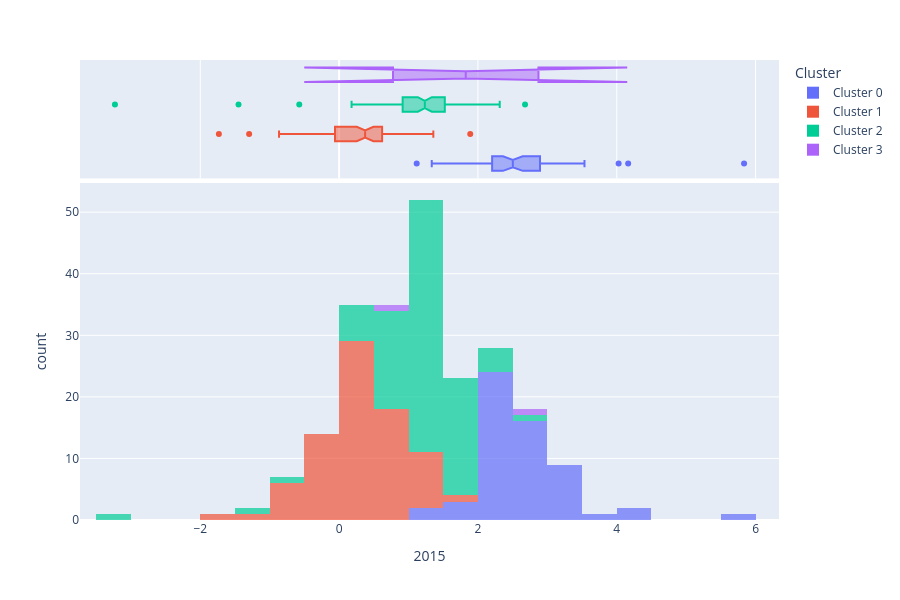

Notebook cell for this chart:
### Code cell
# --- VISUALIZAÇÃO ALTERNATIVA ---
# Para ver a distribuição de uma variável REAL (ex: ano 2015) entre os clusters:
plot_model(kmeans, plot = 'distribution', feature = '2015')

### Figure 1 — Plotly figure (JSON) as saved in the notebook; plotly's stock layout.template omitted (floating-point values rounded to 4 significant figures; data arrays with more than 128 entries replaced by an {"elided": "..."} marker saying what was removed)
{"data": [{"alignmentgroup": "True", "bingroup": "x", "hovertemplate": "Cluster=Cluster 0<br>2015=%{x}<br>count=%{y}<extra></extra>", "legendgroup": "Cluster 0", "marker": {"color": "#636efa", "opacity": 0.7, "pattern": {"shape": ""}}, "name": "Cluster 0", "offsetgroup": "Cluster 0", "orientation": "v", "showlegend": true, "type": "histogram", "x": [2.731, 2.364, 2.404, 3.142, 2.125, 2.962, 2.803, 1.976, 1.76, 2.402, 3.201, 2.477, 3.072, 2.075, 2.3, 2.437, 2.389, 2.53, 2.895, 2.015, 2.763, 2.628, 2.337, 3.227, 2.03, 1.335, 4.027, 3.065, 2.024, 3.535, 2.447, 2.095, 2.205, 3.13, 3.253, 2.529, 2.777, 2.611, 2.223, 2.62, 2.303, 1.782, 2.372, 2.133, 2.155, 2.204, 3.209, 1.118, 2.76, 2.677, 2.627, 3.067, 5.834, 2.477, 2.73, 2.428, 2.731, null, 4.164], "xaxis": "x", "yaxis": "y"}, {"alignmentgroup": "True", "customdata": {"elided": "59x55 mixed values"}, "hovertemplate": "Cluster=%{customdata[54]}<br>2015=%{x}<br>1961=%{customdata[0]}<br>1962=%{customdata[1]}<br>1963=%{customdata[2]}<br>1964=%{customdata[3]}<br>1965=%{customdata[4]}<br>1966=%{customdata[5]}<br>1967=%{customdata[6]}<br>1968=%{customdata[7]}<br>1969=%{customdata[8]}<br>1970=%{customdata[9]}<br>1971=%{customdata[10]}<br>1972=%{customdata[11]}<br>1973=%{customdata[12]}<br>1974=%{customdata[13]}<br>1975=%{customdata[14]}<br>1976=%{customdata[15]}<br>1977=%{customdata[16]}<br>1978=%{customdata[17]}<br>1979=%{customdata[18]}<br>1980=%{customdata[19]}<br>1981=%{customdata[20]}<br>1982=%{customdata[21]}<br>1983=%{customdata[22]}<br>1984=%{customdata[23]}<br>1985=%{customdata[24]}<br>1986=%{customdata[25]}<br>1987=%{customdata[26]}<br>1988=%{customdata[27]}<br>1989=%{customdata[28]}<br>1990=%{customdata[29]}<br>1991=%{customdata[30]}<br>1992=%{customdata[31]}<br>1993=%{customdata[32]}<br>1994=%{customdata[33]}<br>1995=%{customdata[34]}<br>1996=%{customdata[35]}<br>1997=%{customdata[36]}<br>1998=%{customdata[37]}<br>1999=%{customdata[38]}<br>2000=%{customdata[39]}<br>2001=%{customdata[40]}<br>2002=%{customdata[41]}<br>2003=%{customdata[42]}<br>2004=%{customdata[43]}<br>2005=%{customdata[44]}<br>2006=%{customdata[45]}<br>2007=%{customdata[46]}<br>2008=%{customdata[47]}<br>2009=%{customdata[48]}<br>2010=%{customdata[49]}<br>2011=%{customdata[50]}<br>2012=%{customdata[51]}<br>2013=%{customdata[52]}<br>2014=%{customdata[53]}<extra></extra>", "legendgroup": "Cluster 0", "marker": {"color": "#636efa"}, "name": "Cluster 0", "notched": true, "offsetgroup": "Cluster 0", "showlegend": false, "type": "box", "x": [2.731, 2.364, 2.404, 3.142, 2.125, 2.962, 2.803, 1.976, 1.76, 2.402, 3.201, 2.477, 3.072, 2.075, 2.3, 2.437, 2.389, 2.53, 2.895, 2.015, 2.763, 2.628, 2.337, 3.227, 2.03, 1.335, 4.027, 3.065, 2.024, 3.535, 2.447, 2.095, 2.205, 3.13, 3.253, 2.529, 2.777, 2.611, 2.223, 2.62, 2.303, 1.782, 2.372, 2.133, 2.155, 2.204, 3.209, 1.118, 2.76, 2.677, 2.627, 3.067, 5.834, 2.477, 2.73, 2.428, 2.731, null, 4.164], "xaxis": "x2", "yaxis": "y2"}, {"alignmentgroup": "True", "bingroup": "x", "hovertemplate": "Cluster=Cluster 1<br>2015=%{x}<br>count=%{y}<extra></extra>", "legendgroup": "Cluster 1", "marker": {"color": "#EF553B", "opacity": 0.7, "pattern": {"shape": ""}}, "name": "Cluster 1", "offsetgroup": "Cluster 1", "orientation": "v", "showlegend": true, "type": "histogram", "x": [-0.1939, 1.889, 0.8744, 0.9244, 0.5747, -0.5052, 0.1926, 0.4688, -0.6381, 0.4466, 0.2866, -0.04563, 0.5159, -0.1715, 1.194, 0.09323, 0.4675, 0.2386, 0.2942, 0.5149, 1.044, 0.4377, 0.6852, -0.3854, -0.3637, -1.732, -0.7725, 0.3837, -0.03221, 0.8631, 0.8105, 0.4746, 0.5516, 0.5979, -0.1348, 0.5756, -0.7588, 0.02129, 1.011, 1.004, -0.1872, 0.5304, 0.3514, 0.7346, 0.417, 0.4322, 0.3159, 0.4231, -0.221, -0.1364, -0.322, 1.005, -0.8654, 0.6269, 0.2455, 0.8094, 0.1362, 0.2604, 0.09962, 0.09291, 1.136, 0.1324, 0.4391, 1.136, 0.4842, 1.358, 0.0918, -0.6325, 0.3747, 0.7844, 1.054, -1.296, -0.3305, -0.0632, 0.1474, -0.1552, 0.5584, 0.2322, 0.7953], "xaxis": "x", "yaxis": "y"}, {"alignmentgroup": "True", "customdata": {"elided": "79x55 mixed values"}, "hovertemplate": "Cluster=%{customdata[54]}<br>2015=%{x}<br>1961=%{customdata[0]}<br>1962=%{customdata[1]}<br>1963=%{customdata[2]}<br>1964=%{customdata[3]}<br>1965=%{customdata[4]}<br>1966=%{customdata[5]}<br>1967=%{customdata[6]}<br>1968=%{customdata[7]}<br>1969=%{customdata[8]}<br>1970=%{customdata[9]}<br>1971=%{customdata[10]}<br>1972=%{customdata[11]}<br>1973=%{customdata[12]}<br>1974=%{customdata[13]}<br>1975=%{customdata[14]}<br>1976=%{customdata[15]}<br>1977=%{customdata[16]}<br>1978=%{customdata[17]}<br>1979=%{customdata[18]}<br>1980=%{customdata[19]}<br>1981=%{customdata[20]}<br>1982=%{customdata[21]}<br>1983=%{customdata[22]}<br>1984=%{customdata[23]}<br>1985=%{customdata[24]}<br>1986=%{customdata[25]}<br>1987=%{customdata[26]}<br>1988=%{customdata[27]}<br>1989=%{customdata[28]}<br>1990=%{customdata[29]}<br>1991=%{customdata[30]}<br>1992=%{customdata[31]}<br>1993=%{customdata[32]}<br>1994=%{customdata[33]}<br>1995=%{customdata[34]}<br>1996=%{customdata[35]}<br>1997=%{customdata[36]}<br>1998=%{customdata[37]}<br>1999=%{customdata[38]}<br>2000=%{customdata[39]}<br>2001=%{customdata[40]}<br>2002=%{customdata[41]}<br>2003=%{customdata[42]}<br>2004=%{customdata[43]}<br>2005=%{customdata[44]}<br>2006=%{customdata[45]}<br>2007=%{customdata[46]}<br>2008=%{customdata[47]}<br>2009=%{customdata[48]}<br>2010=%{customdata[49]}<br>2011=%{customdata[50]}<br>2012=%{customdata[51]}<br>2013=%{customdata[52]}<br>2014=%{customdata[53]}<extra></extra>", "legendgroup": "Cluster 1", "marker": {"color": "#EF553B"}, "name": "Cluster 1", "notched": true, "offsetgroup": "Cluster 1", "showlegend": false, "type": "box", "x": [-0.1939, 1.889, 0.8744, 0.9244, 0.5747, -0.5052, 0.1926, 0.4688, -0.6381, 0.4466, 0.2866, -0.04563, 0.5159, -0.1715, 1.194, 0.09323, 0.4675, 0.2386, 0.2942, 0.5149, 1.044, 0.4377, 0.6852, -0.3854, -0.3637, -1.732, -0.7725, 0.3837, -0.03221, 0.8631, 0.8105, 0.4746, 0.5516, 0.5979, -0.1348, 0.5756, -0.7588, 0.02129, 1.011, 1.004, -0.1872, 0.5304, 0.3514, 0.7346, 0.417, 0.4322, 0.3159, 0.4231, -0.221, -0.1364, -0.322, 1.005, -0.8654, 0.6269, 0.2455, 0.8094, 0.1362, 0.2604, 0.09962, 0.09291, 1.136, 0.1324, 0.4391, 1.136, 0.4842, 1.358, 0.0918, -0.6325, 0.3747, 0.7844, 1.054, -1.296, -0.3305, -0.0632, 0.1474, -0.1552, 0.5584, 0.2322, 0.7953], "xaxis": "x2", "yaxis": "y2"}, {"alignmentgroup": "True", "bingroup": "x", "hovertemplate": "Cluster=Cluster 2<br>2015=%{x}<br>count=%{y}<extra></extra>", "legendgroup": "Cluster 2", "marker": {"color": "#00cc96", "opacity": 0.7, "pattern": {"shape": ""}}, "name": "Cluster 2", "offsetgroup": "Cluster 2", "orientation": "v", "showlegend": true, "type": "histogram", "x": [1.061, 1.58, 1.069, 2.13, 0.7822, 1.186, 1.53, 1.985, 1.313, 1.337, 0.3103, 1.388, 1.648, 1.746, 1.978, -1.449, 1.863, 0.1874, 0.6679, 0.399, 1.397, 2.314, 1.342, 1.275, 1.187, 1.461, 1.228, 1.1, 1.293, 0.9652, 2.217, 1.276, 1.214, 1.419, 0.8551, 1.768, 1.141, 0.8799, 0.7163, 1.414, -3.229, 0.9154, 1.242, 1.628, 1.679, 1.307, 1.039, 0.344, 1.325, 0.5081, 2.061, 1.425, 1.199, 0.9344, 1.507, 1.288, 1.212, 1.341, 1.196, 0.6404, 1.898, 1.088, 1.17, 1.84, 1.379, 1.562, 0.3086, 0.1794, 0.9109, 1.336, 1.523, 0.8571, 0.5123, 1.051, 1.337, 1.182, 1.802, 1.616, 1.848, 2.679, 1.006, 0.7188, 1.066, 1.294, 0.7079, 0.6549, -0.5738, 1.671, 1.217, 1.126], "xaxis": "x", "yaxis": "y"}, {"alignmentgroup": "True", "customdata": {"elided": "90x55 mixed values"}, "hovertemplate": "Cluster=%{customdata[54]}<br>2015=%{x}<br>1961=%{customdata[0]}<br>1962=%{customdata[1]}<br>1963=%{customdata[2]}<br>1964=%{customdata[3]}<br>1965=%{customdata[4]}<br>1966=%{customdata[5]}<br>1967=%{customdata[6]}<br>1968=%{customdata[7]}<br>1969=%{customdata[8]}<br>1970=%{customdata[9]}<br>1971=%{customdata[10]}<br>1972=%{customdata[11]}<br>1973=%{customdata[12]}<br>1974=%{customdata[13]}<br>1975=%{customdata[14]}<br>1976=%{customdata[15]}<br>1977=%{customdata[16]}<br>1978=%{customdata[17]}<br>1979=%{customdata[18]}<br>1980=%{customdata[19]}<br>1981=%{customdata[20]}<br>1982=%{customdata[21]}<br>1983=%{customdata[22]}<br>1984=%{customdata[23]}<br>1985=%{customdata[24]}<br>1986=%{customdata[25]}<br>1987=%{customdata[26]}<br>1988=%{customdata[27]}<br>1989=%{customdata[28]}<br>1990=%{customdata[29]}<br>1991=%{customdata[30]}<br>1992=%{customdata[31]}<br>1993=%{customdata[32]}<br>1994=%{customdata[33]}<br>1995=%{customdata[34]}<br>1996=%{customdata[35]}<br>1997=%{customdata[36]}<br>1998=%{customdata[37]}<br>1999=%{customdata[38]}<br>2000=%{customdata[39]}<br>2001=%{customdata[40]}<br>2002=%{customdata[41]}<br>2003=%{customdata[42]}<br>2004=%{customdata[43]}<br>2005=%{customdata[44]}<br>2006=%{customdata[45]}<br>2007=%{customdata[46]}<br>2008=%{customdata[47]}<br>2009=%{customdata[48]}<br>2010=%{customdata[49]}<br>2011=%{customdata[50]}<br>2012=%{customdata[51]}<br>2013=%{customdata[52]}<br>2014=%{customdata[53]}<extra></extra>", "legendgroup": "Cluster 2", "marker": {"color": "#00cc96"}, "name": "Cluster 2", "notched": true, "offsetgroup": "Cluster 2", "showlegend": false, "type": "box", "x": [1.061, 1.58, 1.069, 2.13, 0.7822, 1.186, 1.53, 1.985, 1.313, 1.337, 0.3103, 1.388, 1.648, 1.746, 1.978, -1.449, 1.863, 0.1874, 0.6679, 0.399, 1.397, 2.314, 1.342, 1.275, 1.187, 1.461, 1.228, 1.1, 1.293, 0.9652, 2.217, 1.276, 1.214, 1.419, 0.8551, 1.768, 1.141, 0.8799, 0.7163, 1.414, -3.229, 0.9154, 1.242, 1.628, 1.679, 1.307, 1.039, 0.344, 1.325, 0.5081, 2.061, 1.425, 1.199, 0.9344, 1.507, 1.288, 1.212, 1.341, 1.196, 0.6404, 1.898, 1.088, 1.17, 1.84, 1.379, 1.562, 0.3086, 0.1794, 0.9109, 1.336, 1.523, 0.8571, 0.5123, 1.051, 1.337, 1.182, 1.802, 1.616, 1.848, 2.679, 1.006, 0.7188, 1.066, 1.294, 0.7079, 0.6549, -0.5738, 1.671, 1.217, 1.126], "xaxis": "x2", "yaxis": "y2"}, {"alignmentgroup": "True", "bingroup": "x", "hovertemplate": "Cluster=Cluster 3<br>2015=%{x}<br>count=%{y}<extra></extra>", "legendgroup": "Cluster 3", "marker": {"color": "#ab63fa", "opacity": 0.7, "pattern": {"shape": ""}}, "name": "Cluster 3", "offsetgroup": "Cluster 3", "orientation": "v", "showlegend": true, "type": "histogram", "x": [2.872, 0.7765], "xaxis": "x", "yaxis": "y"}, {"alignmentgroup": "True", "customdata": [[8.206, 8.992, 9.274, 9.051, 8.594, 8.084, 7.751, 7.684, 7.905, 8.225, 8.683, 8.924, 8.618, 7.77, 6.759, 5.577, 4.837, 5.155, 6.661, 8.617, 10.33, 11.12, 10.93, 9.849, 8.367, 7.088, 6.087, 5.039, 3.933, 2.856, 1.796, 0.9344, 0.4995, 0.6197, 1.172, 2.141, 3.144, 3.79, 3.936, 3.919, 3.358, 3.312, 5.187, 9.138, 13.38, 16.64, 17.62, 16.39, 13.59, 10.4, 7.627, 5.622, 4.162, 3.313, "Cluster 3"], [8.655, 10.57, 10.94, 9.881, 8.391, 6.913, 6.434, 7.582, 10.37, 13.56, 15.59, 16.36, 16.66, 16.6, 16.17, 15.78, 15.02, 13.51, 11.4, 9.212, 7.238, 5.808, 5.029, 4.968, 5.335, 5.763, 5.999, 6.061, 5.907, 5.64, 5.464, 5.384, 5.251, 5.059, 4.879, 4.88, 5.037, 5.201, 5.356, 5.594, 5.353, 5.331, 6.605, 9.219, 11.98, 14.31, 15.03, 13.81, 11.04, 7.787, 4.751, 2.463, 0.9719, 0.5093, "Cluster 3"]], "hovertemplate": "Cluster=%{customdata[54]}<br>2015=%{x}<br>1961=%{customdata[0]}<br>1962=%{customdata[1]}<br>1963=%{customdata[2]}<br>1964=%{customdata[3]}<br>1965=%{customdata[4]}<br>1966=%{customdata[5]}<br>1967=%{customdata[6]}<br>1968=%{customdata[7]}<br>1969=%{customdata[8]}<br>1970=%{customdata[9]}<br>1971=%{customdata[10]}<br>1972=%{customdata[11]}<br>1973=%{customdata[12]}<br>1974=%{customdata[13]}<br>1975=%{customdata[14]}<br>1976=%{customdata[15]}<br>1977=%{customdata[16]}<br>1978=%{customdata[17]}<br>1979=%{customdata[18]}<br>1980=%{customdata[19]}<br>1981=%{customdata[20]}<br>1982=%{customdata[21]}<br>1983=%{customdata[22]}<br>1984=%{customdata[23]}<br>1985=%{customdata[24]}<br>1986=%{customdata[25]}<br>1987=%{customdata[26]}<br>1988=%{customdata[27]}<br>1989=%{customdata[28]}<br>1990=%{customdata[29]}<br>1991=%{customdata[30]}<br>1992=%{customdata[31]}<br>1993=%{customdata[32]}<br>1994=%{customdata[33]}<br>1995=%{customdata[34]}<br>1996=%{customdata[35]}<br>1997=%{customdata[36]}<br>1998=%{customdata[37]}<br>1999=%{customdata[38]}<br>2000=%{customdata[39]}<br>2001=%{customdata[40]}<br>2002=%{customdata[41]}<br>2003=%{customdata[42]}<br>2004=%{customdata[43]}<br>2005=%{customdata[44]}<br>2006=%{customdata[45]}<br>2007=%{customdata[46]}<br>2008=%{customdata[47]}<br>2009=%{customdata[48]}<br>2010=%{customdata[49]}<br>2011=%{customdata[50]}<br>2012=%{customdata[51]}<br>2013=%{customdata[52]}<br>2014=%{customdata[53]}<extra></extra>", "legendgroup": "Cluster 3", "marker": {"color": "#ab63fa"}, "name": "Cluster 3", "notched": true, "offsetgroup": "Cluster 3", "showlegend": false, "type": "box", "x": [2.872, 0.7765], "xaxis": "x2", "yaxis": "y2"}], "layout": {"barmode": "relative", "height": 600, "legend": {"title": {"text": "Cluster"}, "tracegroupgap": 0}, "margin": {"t": 60}, "xaxis": {"anchor": "y", "domain": [0, 1], "title": {"text": "2015"}}, "xaxis2": {"anchor": "y2", "domain": [0, 1], "matches": "x", "showgrid": true, "showticklabels": false}, "yaxis": {"anchor": "x", "domain": [0, 0.7326], "title": {"text": "count"}}, "yaxis2": {"anchor": "x2", "domain": [0.7426, 1], "matches": "y2", "showgrid": false, "showline": false, "showticklabels": false, "ticks": ""}}}
